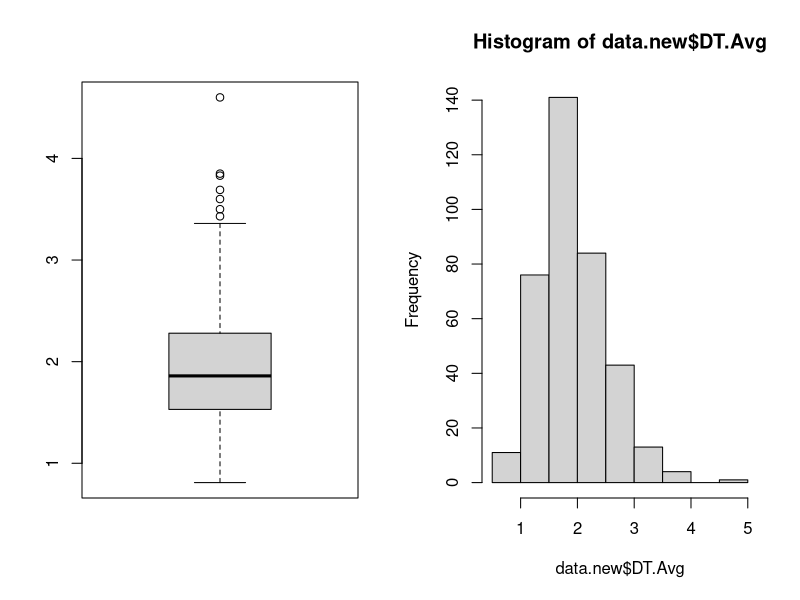
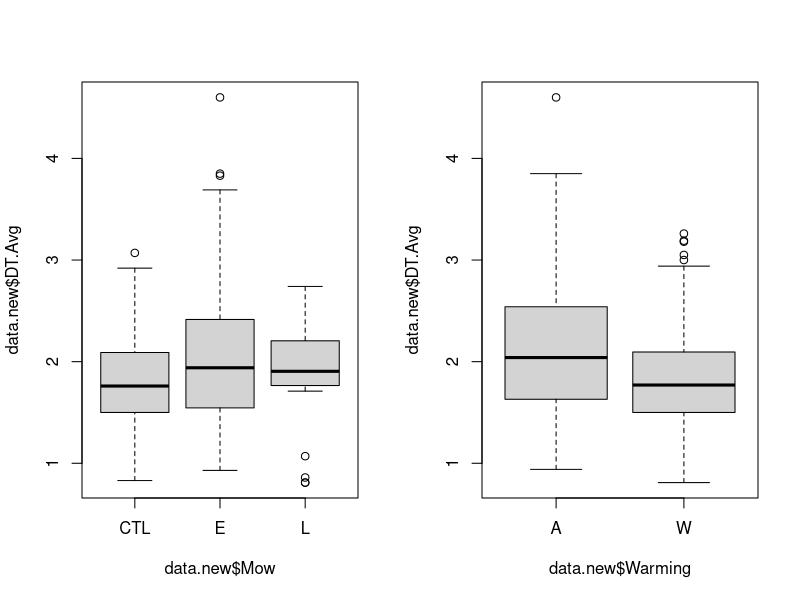
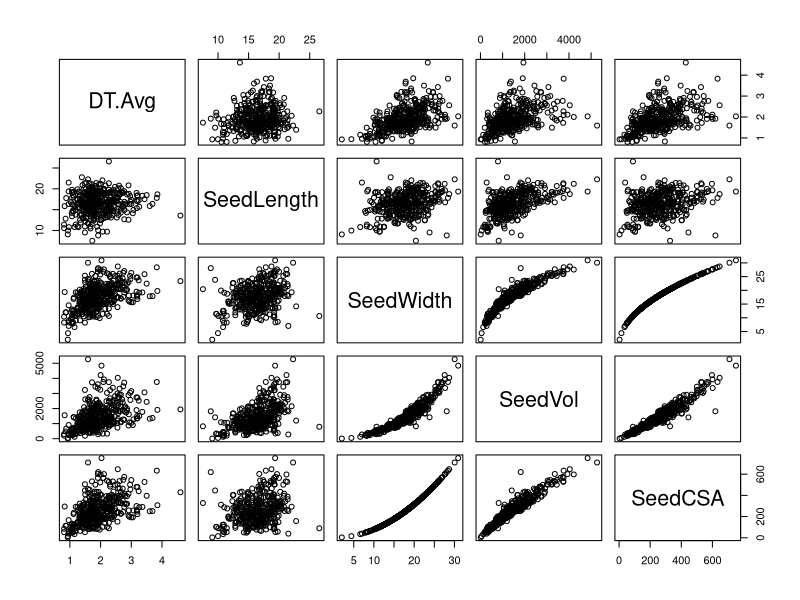

Write R code to recreate these figures, in order. (Note: this script raises an error after producing the figures.)
## ---- chunk 1
knitr::opts_chunk$set(echo = TRUE)
knitr::opts_chunk$set(warning = FALSE)

# Load packages
library(tidyverse)
library(ggplot2)
library(gridExtra)

#Initialise data
data <- read.csv("SeedDropData.csv")

# Add pappus conical volume and maximum cross-sectional area to data
data %>% mutate(SeedVol = (pi/3)*((SeedWidth/2)^2)*SeedLength,
                SeedCSA = pi*((SeedWidth/2)^2)) -> data

# Create new data set that excludes instances where pappus length, width, or DT are NA
data.new <- data[complete.cases(data[ , 23:25]), ]

# Need unique plot indicators by block - plot 1 and plot 2 are not similar in any way across blocks
data.new$PlotUnique = as.factor(paste(data.new$Block,"_",data.new$Plot))
# use PlantID for position

# Create a mowing y/n flag
data.new$MowYN = ifelse(data.new$Mow == "CTL", 0, 1)

## ---- chunk 2
# Distribution of average DT
par(mfrow = c(1,2))
boxplot(data.new$DT.Avg)
hist(data.new$DT.Avg)
## ---- chunk 3
# Warming and mowing vs. average DT
par(mfrow = c(1,2))
boxplot(data.new$DT.Avg ~ data.new$Mow)
boxplot(data.new$DT.Avg ~ data.new$Warming)

## ANOVA
# mowYN 
mod.mowYN = lm(DT.Avg ~ MowYN, data= data.new)
summary(mod.mowYN)

# early vs. late mowing 
mod.mow = lm(DT.Avg ~ Mow, data= data.new)
summary(mod.mow)

# warming
mod.warm = lm(DT.Avg ~ Warming, data= data.new)
summary(mod.warm)

# interaction
mod.int = lm(DT.Avg ~ MowYN + Warming + MowYN:Warming, data= data.new)
summary(mod.int)
anova(mod.int)
#plot(mod.int)
## ---- chunk 4
# Potential Predictors
pairs(data.new[,c("DT.Avg","SeedLength","SeedWidth", "SeedVol","SeedCSA")])

# plot DT vs. seed width by treatment
ggplot(data = data.new, aes(x = SeedWidth, y = DT.Avg, color = Warming))+
  geom_point()+
  facet_wrap(data.new$Mow)

## ---- chunk 5
# Average DT ~ pappus length
mod.L <- lm(DT.Avg ~ SeedLength, data = data.new)
plot(DT.Avg ~ SeedLength, data = data.new)
abline(mod.L, col = "red")
summary(mod.L)
plot(rstandard(mod.L) ~ SeedLength, data = data.new)
abline(h = 0, col = "red")
abline(h = c(-2, 2), col = "red", lty = 3)
plot(mod.L, panel = panel.smooth)

# Average DT ~ pappus width
mod.W <- lm(DT.Avg ~ SeedWidth, data = data.new)
plot(DT.Avg ~ SeedWidth, data = data.new)
abline(mod.W, col = "red")
summary(mod.W)
plot(rstandard(mod.W) ~ SeedWidth, data = data.new)
abline(h = 0, col = "red")
abline(h = c(-2, 2), col = "red", lty = 3)
plot(mod.W)

# Log-transformed average DT ~ pappus width
mod.W <- lm(log(DT.Avg) ~ SeedWidth, data = data.new)
plot(log(DT.Avg) ~ SeedWidth, data = data.new)
abline(mod.W, col = "red")
summary(mod.W)
plot(rstandard(mod.W) ~ SeedWidth, data = data.new)
abline(h = 0, col = "red")
abline(h = c(-2, 2), col = "red", lty = 3)
plot(mod.W)

# Square-root average DT ~ pappus width
mod.W <- lm(DT.Avg ~ sqrt(SeedWidth), data = data.new)
plot(DT.Avg ~ sqrt(SeedWidth), data = data.new)
abline(mod.W, col = "red")
summary(mod.W)
plot(rstandard(mod.W) ~ SeedWidth, data = data.new)
abline(h = 0, col = "red")
abline(h = c(-2, 2), col = "red", lty = 3)

# Average DT ~ pappus width only (w/ quadratic term)
mod.W2 <- lm(DT.Avg ~ SeedWidth + I(SeedWidth^2), data = data.new)
plot(DT.Avg ~ SeedWidth, data = data.new)
curve(predict(mod.W2, newdata = data.frame(SeedWidth = x)), add = T, col = "red")
summary(mod.W2)
anova(mod.W, mod.W2)
plot(rstandard(mod.W2) ~ SeedWidth, data = data.new)
abline(h = 0, col = "red")
abline(h = c(-2, 2), col = "red", lty = 3)

# Average DT ~ pappus conical volume
mod.V <- lm(DT.Avg ~ SeedVol, data = data.new)
plot(DT.Avg ~ SeedVol, data = data.new)
abline(mod.V, col = "red")
summary(mod.V)
plot(rstandard(mod.V) ~ SeedVol, data = data.new)
abline(h = 0, col = "red")
abline(h = c(-2, 2), col = "red", lty = 3)

# Average DT ~ pappus max circular CSA
mod.C <- lm(DT.Avg ~ SeedCSA, data = data.new)
plot(DT.Avg ~ SeedCSA, data = data.new)
abline(mod.C, col = "red")
summary(mod.C)
plot(rstandard(mod.C) ~ SeedCSA, data = data.new)
abline(h = 0, col = "red")
abline(h = c(-2, 2), col = "red", lty = 3)
## ---- chunk 6
# Average DT ~ pappus width and length
summary(lm(DT.Avg ~ SeedLength + SeedWidth, data = data))
summary(lm(DT.Avg ~ SeedWidth + SeedLength, data = data))
summary(lm(DT.Avg ~ SeedWidth + SeedLength + SeedWidth:SeedLength, data = data))

# Average DT ~ warming and mowing treatments
mod.WM <- lm(DT.Avg ~ Mow + Warming + Mow:Warming, data = data)
summary(mod.WM)
anova(mod.WM)

# Average DT ~ warming and early mowing treatment
data.new.2 <- subset(data.new, Mow != "L")
mod.WM2 <- lm(DT.Avg ~ Mow + Warming, data = data.new.2)
summary(mod.WM2)
anova(mod.WM2)
